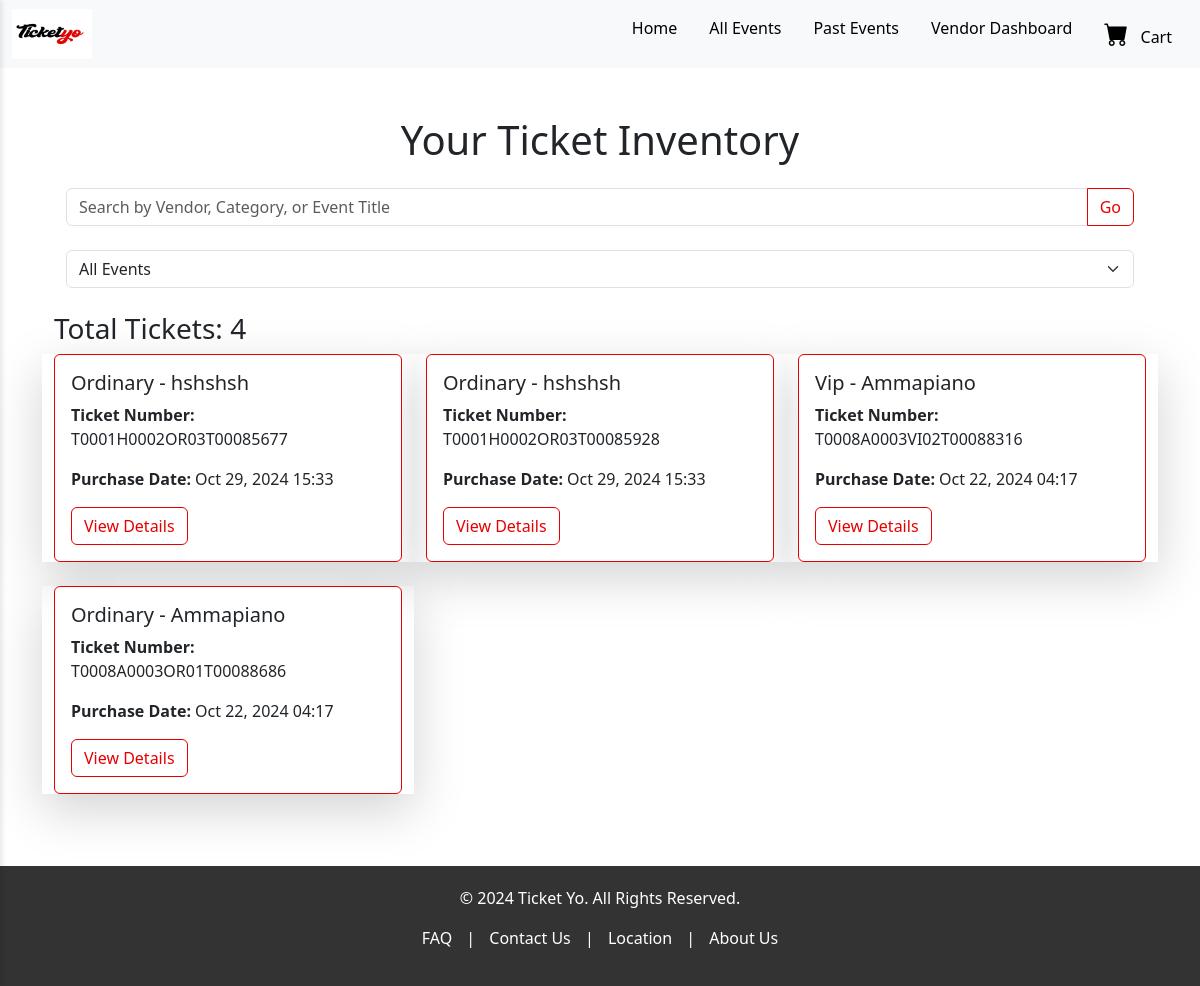
/pos/inventory/ (signed in), run on the app's committed database.
### tickets/models.py (models this page shows, shortened)
class Ticket(models.Model):
    ENTITY_TYPE_CHOICES = [
        ('customer', 'Customer'),
        ('vendor', 'Vendor'),
        ('pos_agent', 'pos_agent'),
    ]
    event = models.ForeignKey(Event, on_delete=models.CASCADE, related_name='tickets')
    ticket_category = models.ForeignKey(TicketCategory, on_delete=models.CASCADE, null=True, blank=True)
    customer_username = models.CharField(max_length=255, blank=True, null=True)  # Buyer info
    user = models.ForeignKey(settings.AUTH_USER_MODEL, on_delete=models.CASCADE, related_name='tickets')  # Vendor info
    ticket_number = models.CharField(max_length=20, unique=True)
    purchase_date = models.DateTimeField(auto_now_add=True)
    qr_code = models.ImageField(upload_to='qr_codes/', blank=True)
    entity_type = models.CharField(max_length=10, choices=ENTITY_TYPE_CHOICES)  # Buyer type
    verified = models.BooleanField(default=False)
    verified_by = models.ForeignKey(settings.AUTH_USER_MODEL, on_delete=models.SET_NULL, null=True, blank=True, related_name='verified_tickets')  # POS Agent info for verification
    generated_by = models.ForeignKey(settings.AUTH_USER_MODEL, on_delete=models.SET_NULL, null=True, blank=True, related_name='generated_tickets')

### events/models.py (models this page shows, shortened)
class TicketCategory(models.Model):
    event = models.ForeignKey(Event, on_delete=models.CASCADE, related_name='ticket_categories')  # Mandatory, linked to Event
    category_title = models.CharField(max_length=100)  # Required field
    category_price = models.DecimalField(max_digits=10, decimal_places=2)  # Required field
    category_tickets_available = models.PositiveIntegerField()  # Required field
    category_tickets_sold = models.PositiveIntegerField(default=0)  # New field to track tickets sold in this category

class Event(models.Model):
    STATUS_CHOICES = [
        ('pending', 'Pending'),
        ('approved', 'Approved'),
        ('rejected', 'Rejected'),
    ]
    user = models.ForeignKey(settings.AUTH_USER_MODEL, on_delete=models.CASCADE, related_name='events')
    poster = models.ImageField(upload_to='event_posters/')
    title = models.CharField(max_length=200)
    description = models.TextField()
    category = models.CharField(max_length=100)
    start_date = models.DateTimeField()
    end_date = models.DateTimeField(null=True, blank=True)
    venue_name = models.CharField(max_length=100)
    regular_price = models.DecimalField(max_digits=10, decimal_places=2)
    sale_price = models.DecimalField(max_digits=10, decimal_places=2, null=True, blank=True)
    tickets_available = models.PositiveIntegerField(null=True, blank=True)
    tickets_sold = models.PositiveIntegerField(default=0)
    status = models.CharField(max_length=10, choices=STATUS_CHOICES, default='pending')
    adminaction = models.ForeignKey(settings.AUTH_USER_MODEL, on_delete=models.SET_NULL, null=True, blank=True, editable=False)

### pos/views.py (the view)
# urls.py: path('inventory/', views.inventory_view, name='pos_inventory'),
@login_required
def inventory_view(request):
    tickets = Ticket.objects.filter(generated_by=request.user).order_by('-purchase_date')
    events = Ticket.objects.filter(generated_by=request.user).values_list('event', flat=True).distinct()
    event_queryset = Event.objects.filter(id__in=events)  # Get Event instances based on the IDs
    context = {
        'tickets': tickets,
        'events': event_queryset,
    }
    return render(request, 'pos/inventory.html', context)

### templates/pos/inventory.html (shortened to what this page needs)
{% extends 'frontend/base.html' %}
{% load static %}
{% block content %}
<div class="container mt-5">
    <h1 class="text-center">Your Ticket Inventory</h1>
<div class="container mt-4">
    <div class="text-center mb-4">
        <div class="input-group">
            <input type="text" id="search" class="form-control" placeholder="Search by Vendor, Category, or Event Title" onkeyup="filterTickets()">
            <button class="btn btn-outline-danger" type="submit">Go</button>
        </div>
    </div>
    <div class="text-center mt-3">
        <select id="eventFilter" class="form-select" onchange="filterTickets()">
            <option value="">All Events</option>
        </select>
    </div>
</div>
    <div id="ticketCards" class="row">
        {% if tickets %}
            <div class="col-12 mt-4">
                <h3>Total Tickets: {{ tickets.count }}</h3>
                <div class="row">
                    {% for ticket in tickets %}
                        <div class="col-md-4 mb-4 ticket-card shadow-lg" data-event-id="{{ ticket.event.id }}">
                            <div class="card" style="border: 1px solid #e70000;">
                                <div class="card-body">
                                    <h5 class="card-title">{{ ticket.ticket_category.category_title }} - {{ ticket.event.title }}</h5>
                                    <p><strong>Ticket Number:</strong> {{ ticket.ticket_number }}</p>
                                    <p><strong>Purchase Date:</strong> {{ ticket.purchase_date|date:"M d, Y H:i" }}</p>
                                    <a href="{% url 'ticket_receipt' ticket.id %}" class="btn btn-outline-danger">View Details</a>
                                </div>
                            </div>
                        </div>
                    {% endfor %}
                </div>
            </div>
        {% else %}
            <p class="text-muted mt-5">No tickets found in your inventory.</p>
        {% endif %}
    </div>
</div>
{% endblock %}

### static/frontend/base.css (style rules this page uses)
body { font-family: 'Roboto', sans-serif; margin: 0; padding: 0; }
.input-group { display: flex; align-items: center; width: 100%; }

### templates/pos/inventory.html (style rules this page uses)
.btn-outline-danger { border-color: #e70000; color: #e70000; }
.card { border: 1px solid #e70000; }

### data on the page
Ticket: ticket_category.category_title "Ordinary", event "hshshsh", ticket_number "T0001H0002OR03T00085677", purchase_date "Oct 29, 2024 15:33"
Ticket: ticket_category.category_title "Ordinary", event "hshshsh", ticket_number "T0001H0002OR03T00085928", purchase_date "Oct 29, 2024 15:33"
Ticket: ticket_category.category_title "Vip", event "Ammapiano", ticket_number "T0008A0003VI02T00088316", purchase_date "Oct 22, 2024 04:17"
Ticket: ticket_category.category_title "Ordinary", event "Ammapiano", ticket_number "T0008A0003OR01T00088686", purchase_date "Oct 22, 2024 04:17"

### other printed values
{{ tickets.count }} "4"
